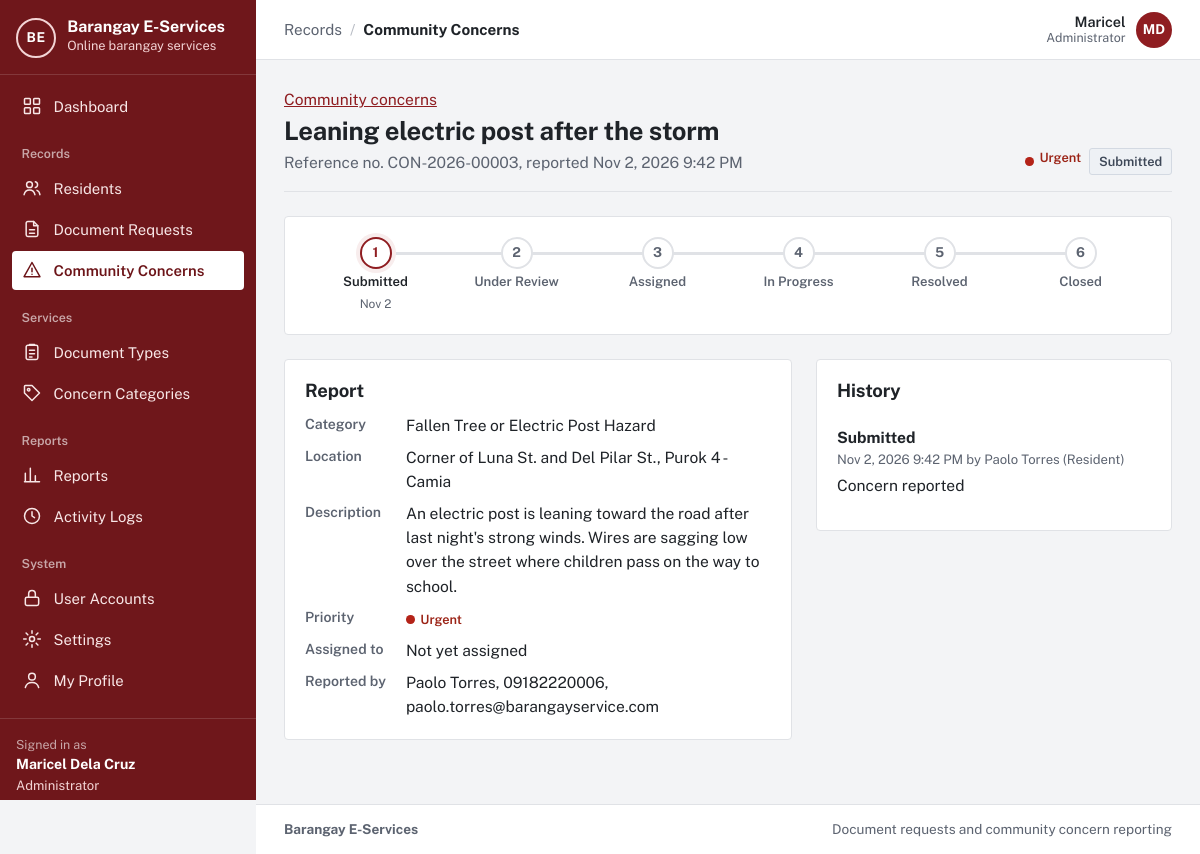
Page /concern.php?id=3 (signed in) on the earlier database version.
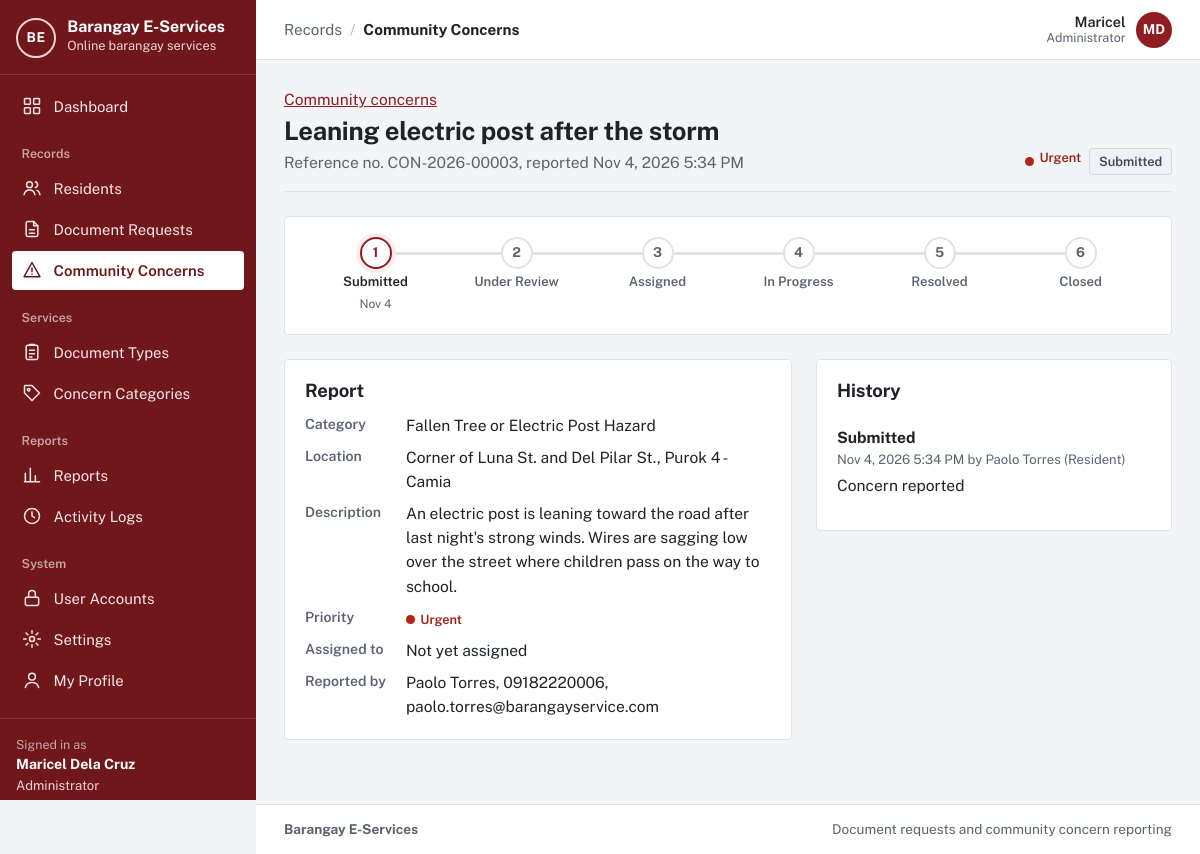
Same page on the later database version.
### tables this page shows
CREATE TABLE `concerns` (
  `concern_id` int(10) unsigned NOT NULL AUTO_INCREMENT,
  `reference_no` varchar(20) DEFAULT NULL,
  `resident_id` int(10) unsigned NOT NULL,
  `category_id` smallint(5) unsigned NOT NULL,
  `purok_id` smallint(5) unsigned NOT NULL,
  `title` varchar(120) NOT NULL,
  `description` text NOT NULL,
  `location` varchar(200) NOT NULL,
  `priority` tinyint(3) unsigned NOT NULL,
  `status` enum('Submitted','Under Review','Assigned','In Progress','Resolved','Closed','Rejected','Withdrawn') NOT NULL DEFAULT 'Submitted',
  `assigned_to` int(10) unsigned DEFAULT NULL,
  `resolution` varchar(1000) DEFAULT NULL,
  `is_archived` tinyint(1) NOT NULL DEFAULT 0,
  `created_at` datetime NOT NULL DEFAULT current_timestamp(),
  `updated_at` datetime NOT NULL DEFAULT current_timestamp() ON UPDATE current_timestamp(),
  PRIMARY KEY (`concern_id`),
  UNIQUE KEY `reference_no` (`reference_no`),
  KEY `fk_c_resident` (`resident_id`),
  KEY `fk_c_category` (`category_id`),
  KEY `fk_c_purok` (`purok_id`),
  KEY `fk_c_assignee` (`assigned_to`),
  KEY `idx_c_status` (`status`),
  KEY `idx_c_created` (`created_at`),
  CONSTRAINT `fk_c_assignee` FOREIGN KEY (`assigned_to`) REFERENCES `users` (`user_id`) ON DELETE SET NULL,
  CONSTRAINT `fk_c_category` FOREIGN KEY (`category_id`) REFERENCES `concern_categories` (`category_id`),
  CONSTRAINT `fk_c_purok` FOREIGN KEY (`purok_id`) REFERENCES `puroks` (`purok_id`),
  CONSTRAINT `fk_c_resident` FOREIGN KEY (`resident_id`) REFERENCES `users` (`user_id`),
  CONSTRAINT `chk_c_priority` CHECK (`priority` between 1 and 4)
);

CREATE TABLE `concern_updates` (
  `update_id` int(10) unsigned NOT NULL AUTO_INCREMENT,
  `concern_id` int(10) unsigned NOT NULL,
  `from_status` varchar(20) DEFAULT NULL,
  `to_status` varchar(20) NOT NULL,
  `note` varchar(1000) DEFAULT NULL,
  `changed_by` int(10) unsigned NOT NULL,
  `changed_at` datetime NOT NULL DEFAULT current_timestamp(),
  PRIMARY KEY (`update_id`),
  KEY `fk_cu_concern` (`concern_id`),
  KEY `fk_cu_user` (`changed_by`),
  CONSTRAINT `fk_cu_concern` FOREIGN KEY (`concern_id`) REFERENCES `concerns` (`concern_id`) ON DELETE CASCADE,
  CONSTRAINT `fk_cu_user` FOREIGN KEY (`changed_by`) REFERENCES `users` (`user_id`)
);

CREATE TABLE `concern_categories` (
  `category_id` smallint(5) unsigned NOT NULL AUTO_INCREMENT,
  `name` varchar(100) NOT NULL,
  `description` varchar(500) NOT NULL,
  `default_priority` tinyint(3) unsigned NOT NULL DEFAULT 2,
  `is_archived` tinyint(1) NOT NULL DEFAULT 0,
  `created_at` datetime NOT NULL DEFAULT current_timestamp(),
  `updated_at` datetime NOT NULL DEFAULT current_timestamp() ON UPDATE current_timestamp(),
  PRIMARY KEY (`category_id`),
  UNIQUE KEY `name` (`name`),
  CONSTRAINT `chk_cc_priority` CHECK (`default_priority` between 1 and 4)
);

CREATE TABLE `puroks` (
  `purok_id` smallint(5) unsigned NOT NULL AUTO_INCREMENT,
  `purok_name` varchar(60) NOT NULL,
  PRIMARY KEY (`purok_id`),
  UNIQUE KEY `purok_name` (`purok_name`)
);

CREATE TABLE `users` (
  `user_id` int(10) unsigned NOT NULL AUTO_INCREMENT,
  `role_id` tinyint(3) unsigned NOT NULL,
  `purok_id` smallint(5) unsigned DEFAULT NULL,
  `first_name` varchar(60) NOT NULL,
  `last_name` varchar(60) NOT NULL,
  `email` varchar(120) NOT NULL,
  `contact_no` varchar(13) DEFAULT NULL,
  `street_address` varchar(150) DEFAULT NULL,
  `password_hash` varchar(255) NOT NULL,
  `email_verified_at` datetime DEFAULT NULL,
  `is_active` tinyint(1) NOT NULL DEFAULT 1,
  `failed_logins` tinyint(3) unsigned NOT NULL DEFAULT 0,
  `locked_until` datetime DEFAULT NULL,
  `created_at` datetime NOT NULL DEFAULT current_timestamp(),
  `updated_at` datetime NOT NULL DEFAULT current_timestamp() ON UPDATE current_timestamp(),
  PRIMARY KEY (`user_id`),
  UNIQUE KEY `email` (`email`),
  KEY `fk_users_purok` (`purok_id`),
  KEY `idx_users_role` (`role_id`),
  CONSTRAINT `fk_users_purok` FOREIGN KEY (`purok_id`) REFERENCES `puroks` (`purok_id`) ON DELETE SET NULL,
  CONSTRAINT `fk_users_role` FOREIGN KEY (`role_id`) REFERENCES `roles` (`role_id`)
);

CREATE TABLE `roles` (
  `role_id` tinyint(3) unsigned NOT NULL,
  `role_key` varchar(20) NOT NULL,
  `role_name` varchar(50) NOT NULL,
  PRIMARY KEY (`role_id`),
  UNIQUE KEY `role_key` (`role_key`)
);

### app/lib/helpers.php (called while the page is built, shortened)
<?php
function e($value): string
{
    return htmlspecialchars((string) ($value ?? ''), ENT_QUOTES | ENT_SUBSTITUTE, 'UTF-8');
}
function base_path(): string
{
    static $base = null;
    if ($base === null) {
        $script = realpath($_SERVER['SCRIPT_FILENAME'] ?? '') ?: '';
        $root   = realpath(APP_ROOT) ?: APP_ROOT;
        $rel    = str_replace('\\', '/', substr($script, strlen($root)));
        $name   = str_replace('\\', '/', $_SERVER['SCRIPT_NAME'] ?? '');
        $base   = ($rel !== '' && str_ends_with($name, $rel)) ? substr($name, 0, -strlen($rel)) : '';
        $base   = rtrim($base, '/');
    }
    return $base;
}
function url(string $path = ''): string
{
    return base_path() . '/' . ltrim($path, '/');
}
function query_param(string $key, string $default = ''): string
{
    $value = $_GET[$key] ?? $default;
    return is_string($value) ? trim($value) : $default;
}
function format_date(?string $datetime, string $format = 'M j, Y'): string
{
    return $datetime ? date($format, strtotime($datetime)) : '—';
}
function format_datetime(?string $datetime): string
{
    return format_date($datetime, 'M j, Y g:i A');
}
function full_name(array $row, string $prefix = ''): string
{
    return trim(($row[$prefix . 'first_name'] ?? '') . ' ' . ($row[$prefix . 'last_name'] ?? ''));
}

### app/lib/db.php (called while the page is built, shortened)
<?php
function db(): mysqli
{
    static $conn = null;
    if ($conn === null) {
        $conn = new mysqli(
            config('db.host'),
            config('db.user'),
            config('db.password'),
            config('db.name'),
            (int) config('db.port', 3306)
        );
        $conn->set_charset('utf8mb4');
        $conn->query("SET time_zone = '+08:00'");
    }
    return $conn;
}
function db_query(string $sql, array $params = []): mysqli_stmt
{
    $stmt = db()->prepare($sql);
    if ($params) {
        $types = '';
        foreach ($params as $p) {
            $types .= is_int($p) ? 'i' : (is_float($p) ? 'd' : 's');
        }
        $stmt->bind_param($types, ...array_values($params));
    }
    $stmt->execute();
    return $stmt;
}
function db_all(string $sql, array $params = []): array
{
    $result = db_query($sql, $params)->get_result();
    return $result ? $result->fetch_all(MYSQLI_ASSOC) : [];
}
function db_one(string $sql, array $params = []): ?array
{
    $result = db_query($sql, $params)->get_result();
    $row = $result ? $result->fetch_assoc() : null;
    return $row ?: null;
}

### app/lib/auth.php (called while the page is built, shortened)
<?php
function current_user(bool $refresh = false): ?array
{
    static $user = false;
    if ($user !== false && !$refresh) {
        return $user;
    }
    $user = null;
    if (!empty($_SESSION['user_id'])) {
        $user = db_one(
            'SELECT u.user_id, u.first_name, u.last_name, u.email, u.contact_no, u.street_address, u.purok_id,
                    u.email_verified_at, u.is_active, u.created_at, r.role_key, r.role_name
               FROM users u JOIN roles r ON r.role_id = u.role_id
              WHERE u.user_id = ?',
            [(int) $_SESSION['user_id']]
        );
    }
    return $user;
}
function is_verified(?array $user = null): bool
{
    $user = $user ?? current_user();
    return $user !== null && !empty($user['email_verified_at']);
}
function require_login(bool $mustBeVerified = true): array
{
    $user = current_user();
    return $user;
}
function require_role(string ...$roles): array
{
    $user = require_login();
    return $user;
}

### concern.php (the view, shortened to what the changed rows need)
<?php
$user = require_role(ROLE_RESIDENT, ROLE_STAFF, ROLE_ADMIN);
$id = (int) query_param('id');
$c = db_one(
    'SELECT c.*, cc.name AS category_name, p.purok_name,
            u.first_name, u.last_name, u.email, u.contact_no,
            a.first_name AS a_first_name, a.last_name AS a_last_name
       FROM concerns c
       JOIN concern_categories cc ON cc.category_id = c.category_id
       JOIN puroks p ON p.purok_id = c.purok_id
       JOIN users u ON u.user_id = c.resident_id
       LEFT JOIN users a ON a.user_id = c.assigned_to
      WHERE c.concern_id = ?',
    [$id]
);
$history = db_all(
    'SELECT h.*, u.first_name, u.last_name, r.role_name
       FROM concern_updates h JOIN users u ON u.user_id = h.changed_by JOIN roles r ON r.role_id = u.role_id
      WHERE h.concern_id = ? ORDER BY h.changed_at, h.update_id',
    [$id]
);
$terminal = in_array($c['status'], ['Closed', 'Rejected', 'Withdrawn'], true);
$effective = ConcernTriageQueue::effectivePriority((int) $c['priority'], $c['created_at']);
require APP_ROOT . '/app/views/header.php';
?>
<div class="page-head">
  <div>
    <p class="mb-1"><a href="<?= e(url('concerns.php')) ?>">Community concerns</a></p>
    <h1><?= e($c['title']) ?></h1>
    <p>Reference no. <?= e($c['reference_no']) ?>, reported <?= e(format_datetime($c['created_at'])) ?></p>
  </div>
  <div class="page-actions">
    <?= priority_badge((int) $c['priority']) ?>
    <?= status_badge($c['status']) ?>
  </div>
</div>
<?= render_tracker(CONCERN_STEPS, $c['status'], $history) ?>
<div class="row g-4">
  <div class="col-lg-7">
    <section class="panel">
      <h2>Report</h2>
      <dl class="details">
        <dt>Category</dt><dd><?= e($c['category_name']) ?></dd>
        <dt>Location</dt><dd><?= e($c['location']) ?>, <?= e($c['purok_name']) ?></dd>
        <dt>Description</dt><dd class="history-note"><?= e($c['description']) ?></dd>
        <dt>Priority</dt><dd><?= priority_badge((int) $c['priority']) ?>
          <?php if (!$terminal && $effective > (int) $c['priority'] && $user['role_key'] !== ROLE_RESIDENT): ?>
            <span class="small text-muted">raised to <?= e(PRIORITY_LABELS[$effective]) ?> in the queue because it has waited <?= (int) floor((time() - strtotime($c['created_at'])) / 86400) ?> days</span>
          <?php endif; ?></dd>
        <dt>Assigned to</dt><dd><?= $c['a_first_name'] ? e(full_name($c, 'a_')) : 'Not yet assigned' ?></dd>
        <?php if ($user['role_key'] !== ROLE_RESIDENT): ?>
          <dt>Reported by</dt><dd><?= e(full_name($c)) ?>, <?= e($c['contact_no']) ?>, <?= e($c['email']) ?></dd>
        <?php endif; ?>
      </dl>
    </section>
  </div>
  <div class="col-lg-5">
    <section class="panel">
      <h2>History</h2>
      <ol class="history">
        <?php foreach (array_reverse($history) as $h): ?>
          <li>
            <div><?= $h['from_status'] && $h['from_status'] !== $h['to_status'] ? e($h['from_status']) . ' → ' : '' ?><strong><?= e($h['to_status']) ?></strong></div>
            <div class="history-meta"><?= e(format_datetime($h['changed_at'])) ?> by <?= e(full_name($h)) ?> (<?= e($h['role_name']) ?>)</div>
            <?php if ($h['note']): ?><p class="history-note"><?= e($h['note']) ?></p><?php endif; ?>
          </li>
        <?php endforeach; ?>
      </ol>
    </section>
  </div>
</div>
<?php require APP_ROOT . '/app/views/footer.php'; ?>

### app/lib/workflow.php (shortened to what the changed rows need)
<?php
function status_badge(string $status): string
{
    $tone = match ($status) {
        'Pending', 'Submitted'                    => 'waiting',
        'Under Review', 'Assigned'                => 'review',
        'Approved', 'Processing', 'In Progress'   => 'active',
        'Ready for Pickup', 'Resolved'            => 'ready',
        'Released', 'Closed'                      => 'done',
        'Rejected'                                => 'stopped',
        'Cancelled', 'Withdrawn'                  => 'muted',
        default                                   => 'muted',
    };
    return '<span class="status status-' . $tone . '">' . e($status) . '</span>';
}
function priority_badge(int $priority): string
{
    return '<span class="prio prio-' . $priority . '">' . e(PRIORITY_LABELS[$priority] ?? '?') . '</span>';
}
function render_tracker(array $steps, string $status, array $history): string
{
    $reached = array_column($history, 'to_status');
    $reached[] = $status;
    $currentIndex = array_search($status, $steps, true);
    $lastReached = -1;
    foreach ($steps as $i => $s) {
        if (in_array($s, $reached, true)) {
            $lastReached = $i;
        }
    }
    $sideExit = $currentIndex === false ? $status : null;
    $dates = [];
    foreach ($history as $h) {
        $dates[$h['to_status']] = $h['changed_at'];
    }
    $html = '<ol class="tracker" aria-label="Progress">';
    foreach ($steps as $i => $step) {
        $state = $i < ($currentIndex === false ? $lastReached + 1 : $currentIndex) ? 'done'
            : ($i === $currentIndex ? 'current' : 'next');
        $aria = $state === 'current' ? ' aria-current="step"' : '';
        $html .= '<li class="tracker-step is-' . $state . '"' . $aria . '>'
            . '<span class="tracker-num">' . ($i + 1) . '</span>'
            . '<span class="tracker-label">' . e($step) . '</span>'
            . (isset($dates[$step]) ? '<span class="tracker-date">' . e(format_date($dates[$step], 'M j')) . '</span>' : '')
            . '</li>';
    }
    return $html . '</ol>';
}

Differences in the rows shown:
changed concerns "Leaning electric post after the storm": created_at "Nov 2, 2026 9:42 PM" → "Nov 4, 2026 5:34 PM"
changed concern_updates "Submitted": changed_at "Nov 2, 2026 9:42 PM" → "Nov 4, 2026 5:34 PM"
Other differences:
new list line: "1 Submitted Nov 4"
list line gone: "1 Submitted Nov 2"
